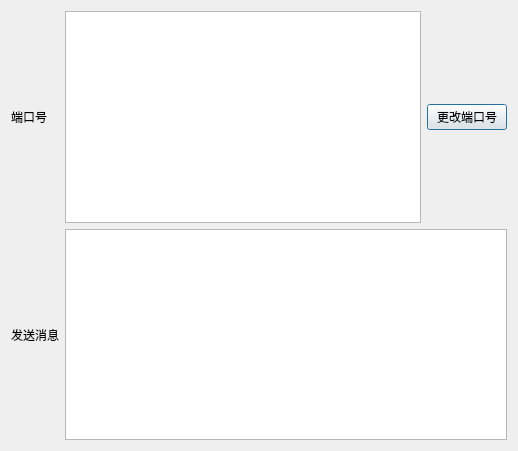
<?xml version="1.0" encoding="UTF-8"?>
<ui version="4.0">
 <class>UDPrece</class>
 <widget class="QDialog" name="UDPrece">
  <property name="geometry">
   <rect>
    <x>0</x>
    <y>0</y>
    <width>518</width>
    <height>451</height>
   </rect>
  </property>
  <property name="windowTitle">
   <string>Dialog</string>
  </property>
  <layout class="QGridLayout" name="gridLayout">
   <item row="1" column="0">
    <widget class="QLabel" name="label_2">
     <property name="text">
      <string>发送消息</string>
     </property>
    </widget>
   </item>
   <item row="0" column="2">
    <widget class="QTextEdit" name="textEdit"/>
   </item>
   <item row="0" column="3">
    <widget class="QPushButton" name="pushButton">
     <property name="text">
      <string>更改端口号</string>
     </property>
    </widget>
   </item>
   <item row="1" column="2" colspan="2">
    <widget class="QTextEdit" name="textEdit_2"/>
   </item>
   <item row="0" column="0">
    <widget class="QLabel" name="label">
     <property name="text">
      <string>端口号</string>
     </property>
    </widget>
   </item>
  </layout>
 </widget>
 <resources/>
 <connections/>
</ui>
